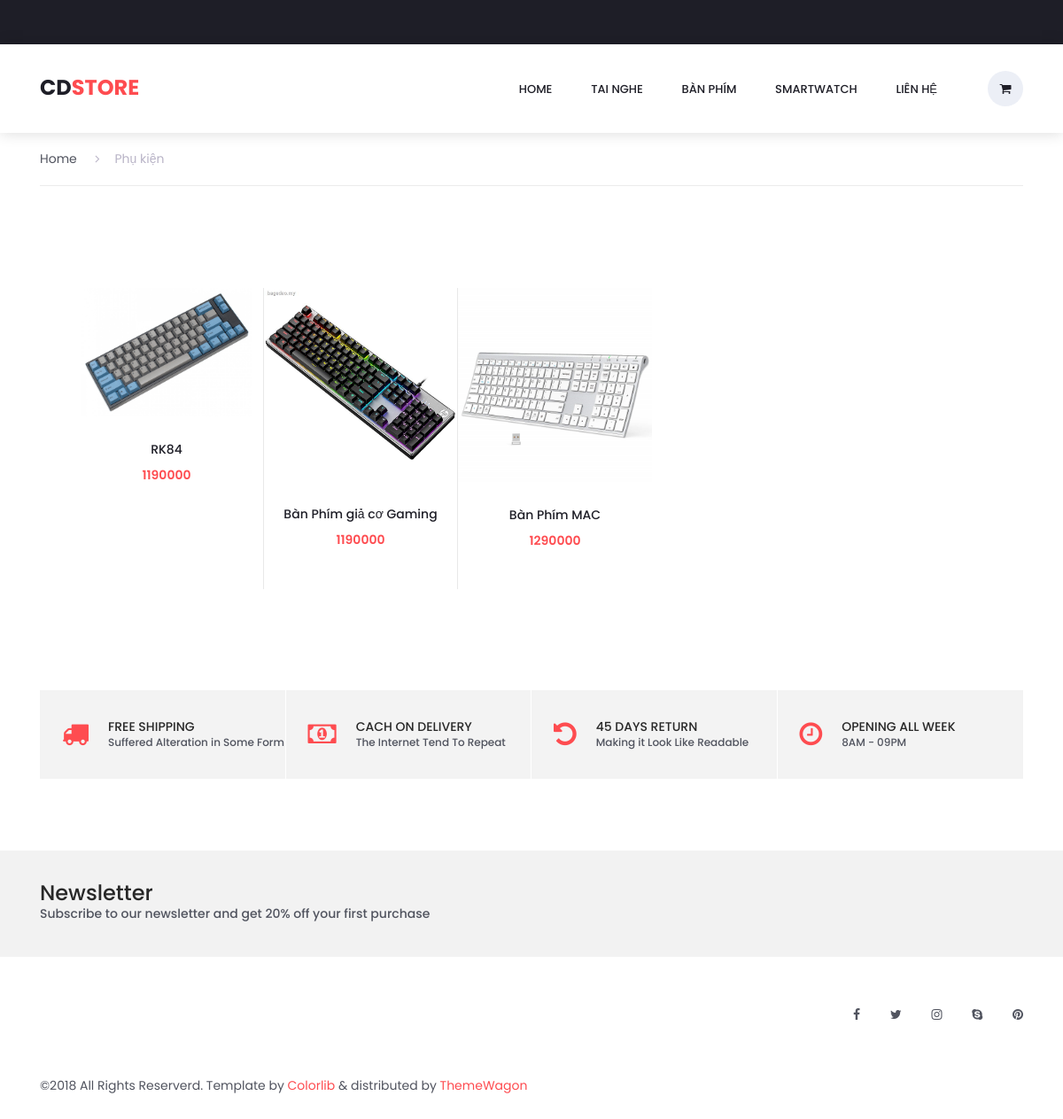
The app's page /banphim.php?maloai=2 with its own data.
### tables this page shows
CREATE TABLE IF NOT EXISTS `sanpham` (
  `id_sp` int(11) NOT NULL AUTO_INCREMENT,
  `maloai` int(11) NOT NULL,
  `tensp` varchar(50) NOT NULL,
  `nsx` varchar(50) NOT NULL,
  `ma_chitiet` int(11) NOT NULL,
  `gia` int(11) NOT NULL,
  PRIMARY KEY (`id_sp`),
  KEY `maloai` (`maloai`)
);

CREATE TABLE IF NOT EXISTS `hinhanh` (
  `mahinh` int(11) NOT NULL,
  `hinhanh` varchar(50) NOT NULL,
  PRIMARY KEY (`mahinh`)
);

### banphim.php (the view, shortened to what this page needs)
<!DOCTYPE html>
<html lang="en">
<head>
<link rel="stylesheet" type="text/css" href="styles/bootstrap4/bootstrap.min.css">
<link href="plugins/font-awesome-4.7.0/css/font-awesome.min.css" rel="stylesheet" type="text/css">
<link rel="stylesheet" type="text/css" href="plugins/OwlCarousel2-2.2.1/owl.carousel.css">
<link rel="stylesheet" type="text/css" href="plugins/OwlCarousel2-2.2.1/owl.theme.default.css">
<link rel="stylesheet" type="text/css" href="plugins/OwlCarousel2-2.2.1/animate.css">
<link rel="stylesheet" type="text/css" href="plugins/jquery-ui-1.12.1.custom/jquery-ui.css">
<link rel="stylesheet" type="text/css" href="styles/categories_styles.css">
<link rel="stylesheet" type="text/css" href="styles/categories_responsive.css">
</head>
<body>
<div class="super_container">
	<header class="header trans_300">
		<div class="top_nav">
		</div>
		<div class="main_nav_container">
			<div class="container">
				<div class="row">
					<div class="col-lg-12 text-right">
						<div class="logo_container">
							<a href="index.php">CD<span>Store</span></a>
						</div>
						<nav class="navbar">
							<ul class="navbar_menu">
								<li><a href="index.php">home</a></li>
								<li><a href="tainghe.php?maloai=1">Tai nghe</a></li>
								<li><a href="banphim.php?maloai=2">Bàn Phím</a></li>
								<li><a href="dongho.php?maloai=3">SmartWatch</a></li>
								<li><a href="contact.html">Liên hệ</a></li>
							</ul>
							<ul class="navbar_user">
								<li class="checkout">
									<a href="giohang.php">
										<i class="fa fa-shopping-cart" aria-hidden="true"></i>
									</a>
								</li>
							</ul>
						</nav>
					</div>
				</div>
			</div>
		</div>
	</header>
	<div class="fs_menu_overlay"></div>
	<div class="container product_section_container">
		<div class="row">
			<div class="col product_section clearfix">
				<div class="breadcrumbs d-flex flex-row align-items-center">
					<ul>
						<li><a href="index.php">Home</a></li>
						<li class="active"><a href="categories.html"><i class="fa fa-angle-right" aria-hidden="true"></i>Phụ kiện</a></li>
					</ul>
				</div>
				<div class="main_content">
					<div class="products_iso">
						<div class="row">
							<div class="col">
								<div class="product-grid">
									<?php
								include"./config.php";
								 $maloai =$_GET['maloai'];
								$sql = "SELECT * from sanpham join chitietsp on sanpham.ma_chitiet=chitietsp.ma_chitiet join hinhanh on
								chitietsp.mahinh=hinhanh.mahinh where maloai='$maloai'";
								$data = mysqli_query($conn,$sql);
								?>
								<?php
								foreach($data as $r)
								{
									?>
									<div class="product-item men">
										<div class="product discount product_filter">
											<div class="product_image">
												<img src="images/<?php echo $r['hinhanh']?>" alt="">
											</div>
											<div class="product_info">
												<h6 class="product_name"><a href="single.php?id_sp=<?php echo $r['id_sp']?>"><?php echo $r['tensp']?></a></h6>
												<div class="product_price"><?php echo $r['gia']?></div>
											</div>
										</div>
									</div>
									<?php
									}
									?>
								</div>
							</div>
						</div>
					</div>
				</div>
			</div>
		</div>
	</div>
	<div class="benefit">
		<div class="container">
			<div class="row benefit_row">
				<div class="col-lg-3 benefit_col">
					<div class="benefit_item d-flex flex-row align-items-center">
						<div class="benefit_icon"><i class="fa fa-truck" aria-hidden="true"></i></div>
						<div class="benefit_content">
							<h6>free shipping</h6>
							<p>Suffered Alteration in Some Form</p>
						</div>
					</div>
				</div>
				<div class="col-lg-3 benefit_col">
					<div class="benefit_item d-flex flex-row align-items-center">
						<div class="benefit_icon"><i class="fa fa-money" aria-hidden="true"></i></div>
						<div class="benefit_content">
							<h6>cach on delivery</h6>
							<p>The Internet Tend To Repeat</p>
						</div>
					</div>
				</div>
				<div class="col-lg-3 benefit_col">
					<div class="benefit_item d-flex flex-row align-items-center">
						<div class="benefit_icon"><i class="fa fa-undo" aria-hidden="true"></i></div>
						<div class="benefit_content">
							<h6>45 days return</h6>
							<p>Making it Look Like Readable</p>
						</div>
					</div>
				</div>
				<div class="col-lg-3 benefit_col">
					<div class="benefit_item d-flex flex-row align-items-center">
						<div class="benefit_icon"><i class="fa fa-clock-o" aria-hidden="true"></i></div>
						<div class="benefit_content">
							<h6>opening all week</h6>
							<p>8AM - 09PM</p>
						</div>
					</div>
				</div>
			</div>
		</div>
	</div>
	<div class="newsletter">
		<div class="container">
			<div class="row">
				<div class="col-lg-6">
					<div class="newsletter_text d-flex flex-column justify-content-center align-items-lg-start align-items-md-center text-center">
						<h4>Newsletter</h4>
						<p>Subscribe to our newsletter and get 20% off your first purchase</p>
					</div>
				</div>
				<div class="col-lg-6">
					<div class="newsletter_form d-flex flex-md-row flex-column flex-xs-column align-items-center justify-content-lg-end justify-content-center">
					</div>
				</div>
			</div>
		</div>
	</div>
	<footer class="footer">
		<div class="container">
			<div class="row">
				<div class="col-lg-6">
					<div class="footer_nav_container d-flex flex-sm-row flex-column align-items-center justify-content-lg-start justify-content-center text-center">
					</div>
				</div>
				<div class="col-lg-6">
					<div class="footer_social d-flex flex-row align-items-center justify-content-lg-end justify-content-center">
						<ul>
							<li><a href="#"><i class="fa fa-facebook" aria-hidden="true"></i></a></li>
							<li><a href="#"><i class="fa fa-twitter" aria-hidden="true"></i></a></li>
							<li><a href="#"><i class="fa fa-instagram" aria-hidden="true"></i></a></li>
							<li><a href="#"><i class="fa fa-skype" aria-hidden="true"></i></a></li>
							<li><a href="#"><i class="fa fa-pinterest" aria-hidden="true"></i></a></li>
						</ul>
					</div>
				</div>
			</div>
			<div class="row">
				<div class="col-lg-12">
					<div class="footer_nav_container">
						<div class="cr">©2018 All Rights Reserverd. Template by <a href="#">Colorlib</a> &amp; distributed by <a href="https://themewagon.com">ThemeWagon</a></div>
					</div>
				</div>
			</div>
		</div>
	</footer>
</div>
</body>
</html>

### records on screen
sanpham: hinhanh.hinhanh (picture), tensp "RK84", gia "1190000"
sanpham: hinhanh.hinhanh (picture), tensp "Bàn Phím giả cơ Gaming", gia "1190000"
sanpham: hinhanh.hinhanh (picture), tensp "Bàn Phím MAC", gia "1290000"
